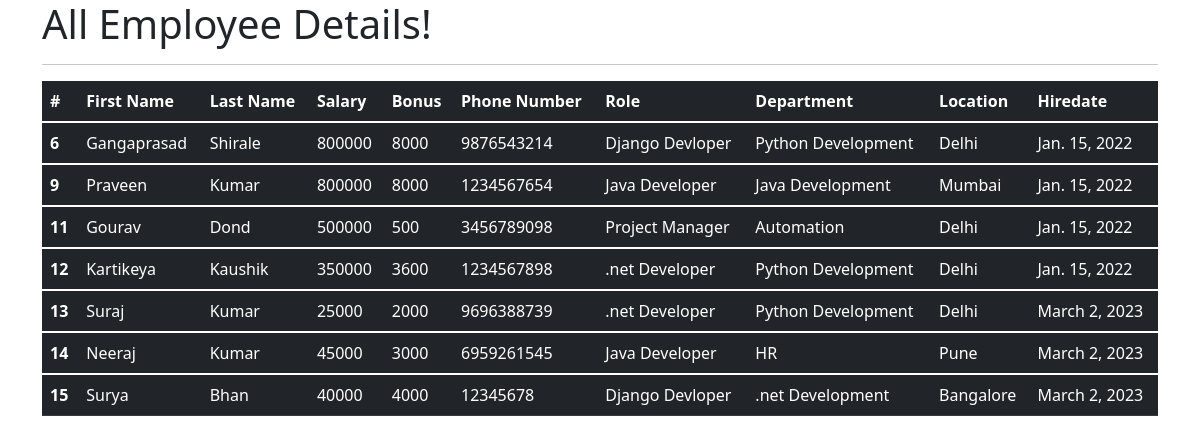
The app's page /all_emp with its own data.
### emp_app/models.py (models this page shows, shortened)
class Employee(models.Model):
    first_name = models.CharField(max_length=100, null=False)
    last_name = models.CharField(max_length=100)
    dept = models.ForeignKey(Department, on_delete=models.CASCADE)
    salary = models.IntegerField(default=0)
    bonus = models.IntegerField(default=0)
    role = models.ForeignKey(Role, on_delete=models.CASCADE)
    phone = models.IntegerField(default=0)
    hire_date = models.DateField()
    def __str__(self):
        return "%s %s %s" %(self.first_name, self.last_name, self.phone)

class Role(models.Model):
    name = models.CharField(max_length=100, null=False)

class Department(models.Model):
    name = models.CharField(max_length=100,null=False)
    location = models.CharField(max_length=100)

### emp_app/views.py (the view)
# urls.py: path('all_emp', views.all_emp, name='all_emp'),
def all_emp(request):
    emps = Employee.objects.all()
    context = {
        'emps': emps
    }
    print(context)
    return render(request, 'view_all_emp.html', context)

### emp_app/templates/view_all_emp.html (shortened to what this page needs)
<!DOCTYPE html>
<html lang="en">
<head>
  <link href="https://cdn.jsdelivr.net/npm/bootstrap@5.1.3/dist/css/bootstrap.min.css" rel="stylesheet">
</head>
  <body>
  <div class="container">
          <h1>All Employee Details!</h1>
      <hr>
     <table class="table table-dark">
  <thead>
    <tr>
      <th scope="col">#</th>
      <th scope="col">First Name</th>
      <th scope="col">Last Name</th>
      <th scope="col">Salary</th>
      <th scope="col">Bonus</th>
      <th scope="col">Phone Number</th>
      <th scope="col">Role</th>
      <th scope="col">Department</th>
      <th scope="col">Location</th>
      <th scope="col">Hiredate</th>
    </tr>
  </thead>
         {% for emp in emps %}
  <tbody>
    <tr>
      <th scope="row">{{emp.id}}</th>
      <td>{{emp.first_name}}</td>
      <td>{{emp.last_name}}</td>
      <td>{{emp.salary}}</td>
      <td>{{emp.bonus}}</td>
      <td>{{emp.phone}}</td>
      <td>{{emp.role.name}}</td>
      <td>{{emp.dept.name}}</td>
      <td>{{emp.dept.location}}</td>
      <td>{{emp.hire_date}}</td>
    </tr>
  </tbody>
         {% endfor %}
</table>
  </div>
  </body>
</html>

### records on screen
Employee: id "6", first_name "Gangaprasad", last_name "Shirale", salary "800000", bonus "8000", phone "9876543214", role.name "Django Devloper", dept.name "Python Development", dept.location "Delhi", hire_date "Jan. 15, 2022"
Employee: id "9", first_name "Praveen", last_name "Kumar", salary "800000", bonus "8000", phone "1234567654", role.name "Java Developer", dept.name "Java Development", dept.location "Mumbai", hire_date "Jan. 15, 2022"
Employee: id "11", first_name "Gourav", last_name "Dond", salary "500000", bonus "500", phone "3456789098", role.name "Project Manager", dept.name "Automation", dept.location "Delhi", hire_date "Jan. 15, 2022"
Employee: id "12", first_name "Kartikeya", last_name "Kaushik", salary "350000", bonus "3600", phone "1234567898", role.name ".net Developer", dept.name "Python Development", dept.location "Delhi", hire_date "Jan. 15, 2022"
Employee: id "13", first_name "Suraj", last_name "Kumar", salary "25000", bonus "2000", phone "9696388739", role.name ".net Developer", dept.name "Python Development", dept.location "Delhi", hire_date "March 2, 2023"
Employee: id "14", first_name "Neeraj", last_name "Kumar", salary "45000", bonus "3000", phone "6959261545", role.name "Java Developer", dept.name "HR", dept.location "Pune", hire_date "March 2, 2023"
Employee: id "15", first_name "Surya", last_name "Bhan", salary "40000", bonus "4000", phone "12345678", role.name "Django Devloper", dept.name ".net Development", dept.location "Bangalore", hire_date "March 2, 2023"
